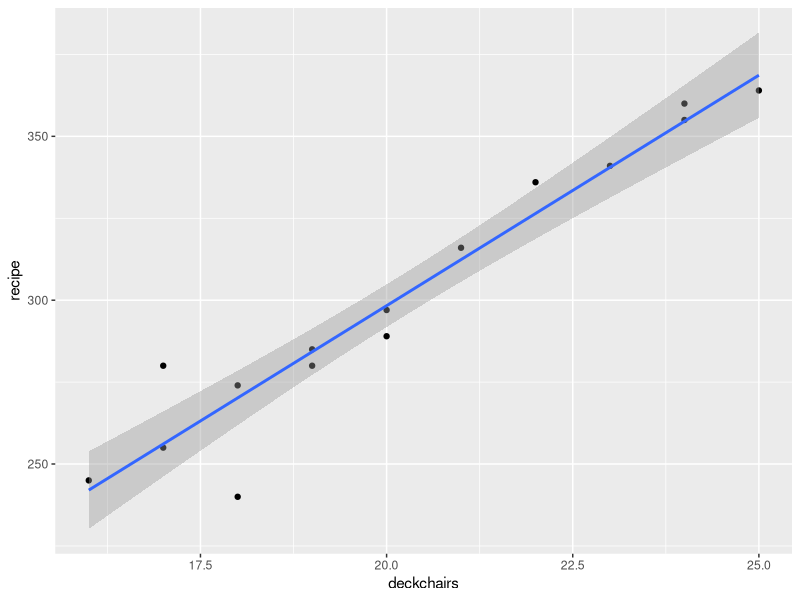
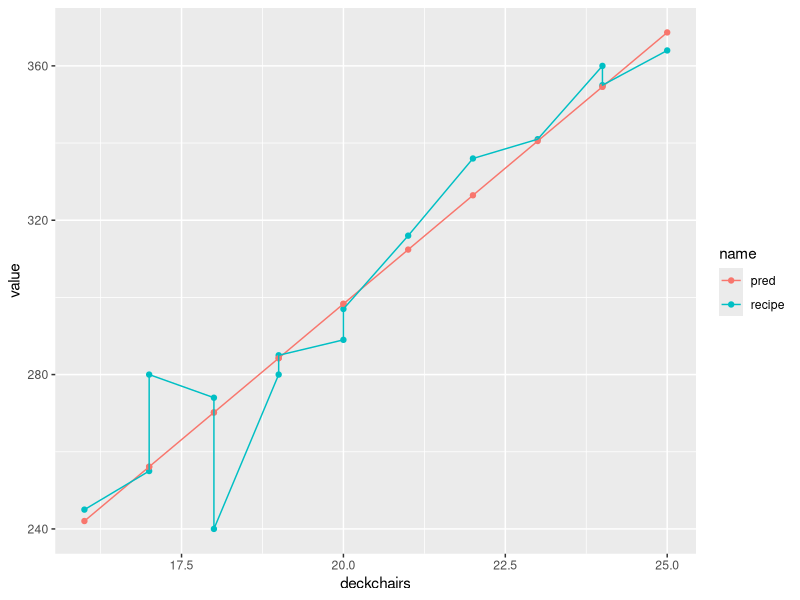

The R source for these figures, in order:

library(readxl)
ex1 <- read_excel("ex1.xlsx")

library(ggplot2)
library(dplyr)

ex1 %>% 
        ggplot(. , aes(x = deckchairs, y = recipe)) +
        geom_point() +
        geom_smooth(method = "lm")

fit <- lm(recipe ~ deckchairs, data = ex1)
fit
summary(fit)

pred <- predict.lm(object = fit)

ex1$pred <- pred
ex1 %>% 
        tidyr::pivot_longer(. , cols = c("recipe", "pred")) %>% 
        ggplot(. , aes(x = deckchairs, y = value, colour = name) ) +
        geom_point() +
        geom_line()

mean(pred - ex1$recipe)**2
